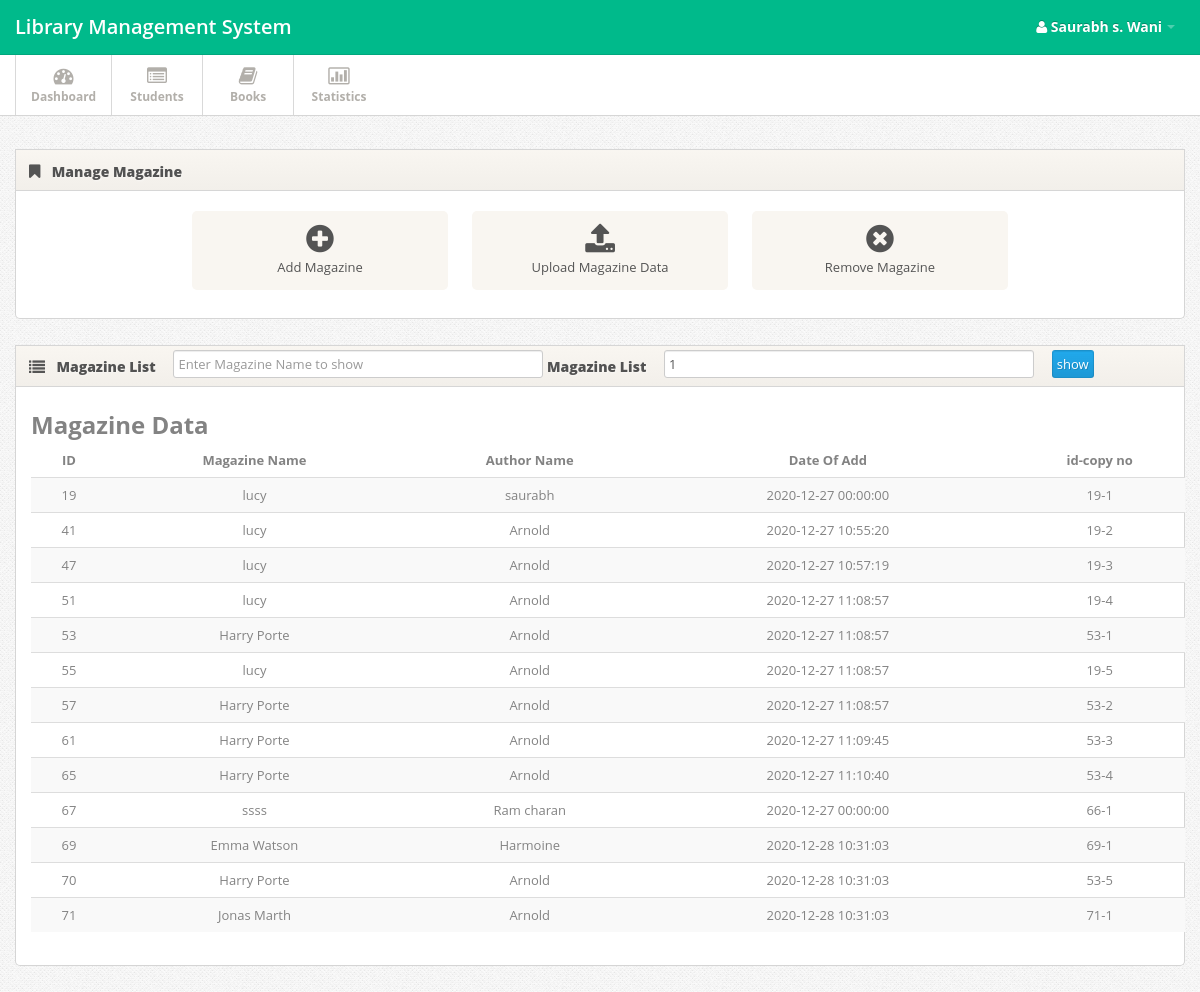
Page /magazine.php (signed in) on the committed database.
### tables this page shows
CREATE TABLE `magazine` (
  `id` int(11) NOT NULL,
  `name` varchar(11) NOT NULL,
  `author` varchar(11) NOT NULL,
  `copyid` varchar(11) NOT NULL,
  `dateadd` datetime NOT NULL DEFAULT current_timestamp(),
  `addedby` varchar(1000) NOT NULL
);

### fun.php (called while the page is built, shortened)
<?php
function select($var,$col,$condtn)
{
	$query="SELECT $var FROM $col $condtn";
	$sql=mysqli_query($GLOBALS['connection'],$query);
	return $sql;
}
?>

### magazine.php (the view, shortened to what this page needs)
<?php
include('header.php');
?>
<div class="span12">
  <div class="widget">
    <div class="widget-header"> <i class="icon-bookmark"></i>
      <h3>Manage Magazine</h3>
    </div>
    <div class="widget-content">
      <div class="shortcuts">
        <a href="#myModal" role="button" data-toggle="modal" class="shortcut"><i class="shortcut-icon icon-plus-sign"></i><span class="shortcut-label">Add Magazine</span> </a>
        <a href="#myModal3" role="button" data-toggle="modal" class="shortcut"><i class="shortcut-icon icon-upload-alt"></i><span class="shortcut-label">Upload Magazine Data</span> </a>
        <a href="#myModal2" role="button" data-toggle="modal" class="shortcut"><i class="shortcut-icon icon-remove-sign"></i> <span class="shortcut-label">Remove Magazine</span> </a>
      </div>
    </div>
  </div>
  <div class="widget">
    <div class="widget-header"><i class='icon-list'></i>
      <h3>
        <?php
        $result=select("*","magazine","WHERE 1");
        $row=mysqli_num_rows($result);
        if($row!=0){ ?>
          <form  action="Magazine.php" method="GET" >
            Magazine List
            &emsp;<input class="span4 m-wrap" type="text" name="mgn" placeholder="Enter Magazine Name to show">
            Magazine List
            &emsp;<input class="span4 m-wrap" type="number" name="cnt" autocomplete="off" placeholder="Enter records number to show" value="1">
            &emsp;<input type="submit" class="btn-primary" value="show">
          </form>
        <?php } ?>
      </h3>
    </div>
    <div class="widget-content">
      <div class="container">
        <h2>Magazine Data</h2>
        <table class="table table-striped">
          <thead>
            <tr>
              <th><center>ID</center></th>
              <th><center>Magazine Name</center></th>
              <th><center>Author Name</center></th>
              <th><center>Date Of Add</center></th>
              <th><center>id-copy no</center></th>
            </tr>
          </thead>
          <tbody>
            <?php
            function res(){$cnt=25;
                $result=select("*","magazine","ORDER BY id  LIMIT $cnt ");}
            if(isset($_GET['cnt']) && isset($_GET['mgn']))
            {
              $mgn = trim($_GET['mgn']);
              $cnt = $_GET['cnt'];
              if($mgn == null)
              {
                res();
              }else
              {$result=select("*","magazine","WHERE name LIKE '%$mgn%' ORDER BY id ASC LIMIT $cnt ");}
            }
            else
            {
              res();
            }
            while($std=mysqli_fetch_assoc($result))
            {
              echo "<tr>
              <td><center> ".$std['id']."</center></td>
              <td><center> ".$std['name']."</center></td>
              <td><center> ".$std['author']."</center></td>
              <td><center> ".$std['dateadd']."</center></td>
              <td><center> ".$std['copyid']."</center></td>
              </tr>";
            }
            ?>
          </tbody>
        </table>
      </div>
    </div>
  </div>
</div>
<?php
include('footer.php');
?>

### header.php (shortened to what this page needs)
<?php include_once('security.php');include_once('fun.php');
securityforpage();?>
<!DOCTYPE html>
<html lang="en">
<head>
  <link href="css/bootstrap.min.css" rel="stylesheet">
  <link href="css/bootstrap-responsive.min.css" rel="stylesheet">
  <link href="css/font-awesome.css" rel="stylesheet">
  <link href="css/style.css" rel="stylesheet">
  <link href="css/pages/dashboard.css" rel="stylesheet">
<link href="css/pages/signin.css" rel="stylesheet" type="text/css">
  </head>
  <body>
    <div class="navbar navbar-fixed-top">
      <div class="navbar-inner">
        <div class="container"> <a class="brand" href="index.html">Library Management System</a>
          <div class="nav-collapse">
            <ul class="nav pull-right">
              <li class="dropdown"><a href="#" class="dropdown-toggle" data-toggle="dropdown"><?php echo "<b style='font-size: 14px;'><i class='icon-user'></i> ".$_SESSION['sn']."</b>";?> <b class="caret"></b></a>
              </li>
            </ul>
      </div>
    </div>
  </div>
</div>
<div class="subnavbar">
  <div class="subnavbar-inner">
    <div class="container">
      <ul class="mainnav">
        <li class=" <?php if($_GET['page']=='Dashboard'){ echo 'active';} ?>"><a href="index.php?page=Dashboard"><i class="icon-dashboard"></i><span>Dashboard</span> </a> </li>
        <li class="<?php if($_GET['page']=='IMPORT-EXPORT'){ echo 'active';} ?>"><a href="gt.php?page=IMPORT-EXPORT"><i class="icon-list-alt"></i><span>Students</span> </a> </li>
        <li class="<?php if($_GET['page']=='Books'){ echo 'active';} ?>"><a href="gt1.php?page=Books"><i class="icon-book"></i><span>Books</span> </a> </li>
        <?php if ($_SESSION['category']==0): ?>
        <li class="<?php if($_GET['page']=='Statistics'){ echo 'active';} ?>"><a href="gt2.php?page=Statistics"><i class="icon-bar-chart"></i><span>Statistics</span> </a> </li>
        <?php endif;?>
      </ul>
    </div>
  </div>
</div>
  <div class="main-inner">
    <div class="container">
      <div class="row">

### footer.php (shortened to what this page needs)
</div>
</div>
</div>
</body>
</html>

### css/style.css (style rules this page uses)
body { background: #f9f6f1; font: 13px/1.7em 'Open Sans'; }
input, button, select, textarea { font-family: 'Open Sans'; }
.table td { vertical-align: middle; }
.navbar .container { position: relative; }
.navbar-inner { padding: 7px 0; background: #00ba8b !important; -moz-border-radius: 0; -webkit-border-radius: 0; border-radius: 0; }
.navbar-fixed-top { position: static; }
.navbar .nav a { font-size: 11px; }
.navbar .nav>li>a { color:#fff !important; }
.navbar .brand { font-weight: 600; position: relative; top: 2px; }
.subnavbar { margin-bottom: 2.5em; }
.subnavbar-inner { height: 60px; background: #fff; border-bottom: 1px solid #d6d6d6; }
.subnavbar .container > ul { display: inline-block; height: 80px; padding: 0; margin: 0; }
.subnavbar .container > ul > li { float: left; min-width: 90px; height: 60px; padding: 0; margin: 0; text-align: center; list-style: none; border-left: 1px solid #d9d9d9; }
.subnavbar .container > ul > li > a { display: block; height: 100%; padding: 0 15px; font-size: 12px; font-weight: bold; color: #b2afaa; }
.subnavbar .container > ul > li > a > i { display: inline-block; width: 24px; height: 24px; margin-top: 11px; margin-bottom: -3px; font-size: 20px; }
.subnavbar .container > ul > li > a > span { display: block; }
.widget { position: relative; clear: both; width: auto; margin-bottom: 2em; overflow: hidden; }
.widget-header { position: relative; height: 40px; line-height: 40px; background: #f9f6f1; background:-moz-linear-gradient(top, #f9f6f1 0%, #f2efea 100%); background:-webkit-gradient(linear, left top, left bottom, color-stop(0%,#f9f6f1), color-stop(100%,#f2efea)); background:-webkit-linear-gradient(top, #f9f6f1 0%,#f2efea 100%); background:-o-linear-gradient(top, #f9f6f1 0%,#f2efea 100%); background:-ms-linear-gradient(top, #f9f6f1 0%,#f2efea 100%); background:linear-gradient(top, #f9f6f1 0%,#f2efea 100%); filter: progid:DXImageTransform.Microsoft.gradient(startColorstr='#f9f6f1', endColorstr='#f2efea'); -ms-filter: "progid:DXImageTransform.Microsoft.gradient(startColorstr='#f9f6f1', endColorstr='#f2efea')"; border: 1px solid #d6d6d6; -webkit-background-clip: padding-box; }
.widget-header h3 { position: relative; top: 2px; left: 10px; display: inline-block; margin-right: 3em; font-size: 14px; font-weight: 800; color: #525252; line-height: 18px; text-shadow: 1px 1px 2px rgba(255,255,255,.5); }
.widget-header [class^="icon-"], .widget-header [class*=" icon-"] { display: inline-block; margin-left: 13px; margin-right: -2px; font-size: 16px; color: #555; vertical-align: middle; }
.widget-content { padding: 20px 15px 15px; background: #FFF; border: 1px solid #D5D5D5; -moz-border-radius: 5px; -webkit-border-radius: 5px; border-radius: 5px; }
.widget-header+.widget-content { border-top: none; -webkit-border-top-left-radius: 0; -webkit-border-top-right-radius: 0; -moz-border-radius-topleft: 0; -moz-border-radius-topright: 0; border-top-left-radius: 0; border-top-right-radius: 0; }
.widget-content:before, .widget-content:after { content:""; display:table; }
.widget-content:after { clear:both; }
.widget-content { zoom:1; }

### css/pages/dashboard.css (style rules this page uses)
.shortcuts { text-align: center; }
.shortcuts .shortcut { width: 22.50%; display: inline-block; padding: 12px 0; margin: 0 .9% 1em; vertical-align: top; text-decoration: none; background: #f9f6f1; border-radius: 5px; }
.shortcuts .shortcut .shortcut-icon { margin-top: .25em; margin-bottom: .25em; font-size: 32px; color: #545454; }
.shortcuts .shortcut-label { display: block; font-weight: 400; color: #545454; }

### css/pages/signin.css (style rules this page uses)
body { background: url(../../images/body-bg.png); color:#838383; font: 13px/1.7em 'Open Sans'; }

### rows in the picture
magazine: id "19", name "lucy", author "saurabh", dateadd "2020-12-27 00:00:00", copyid "19-1"
magazine: id "41", name "lucy", author "Arnold", dateadd "2020-12-27 10:55:20", copyid "19-2"
magazine: id "47", name "lucy", author "Arnold", dateadd "2020-12-27 10:57:19", copyid "19-3"
magazine: id "51", name "lucy", author "Arnold", dateadd "2020-12-27 11:08:57", copyid "19-4"
magazine: id "53", name "Harry Porte", author "Arnold", dateadd "2020-12-27 11:08:57", copyid "53-1"
magazine: id "55", name "lucy", author "Arnold", dateadd "2020-12-27 11:08:57", copyid "19-5"
magazine: id "57", name "Harry Porte", author "Arnold", dateadd "2020-12-27 11:08:57", copyid "53-2"
magazine: id "61", name "Harry Porte", author "Arnold", dateadd "2020-12-27 11:09:45", copyid "53-3"
magazine: id "65", name "Harry Porte", author "Arnold", dateadd "2020-12-27 11:10:40", copyid "53-4"
magazine: id "67", name "ssss", author "Ram charan", dateadd "2020-12-27 00:00:00", copyid "66-1"
magazine: id "69", name "Emma Watson", author "Harmoine", dateadd "2020-12-28 10:31:03", copyid "69-1"
magazine: id "70", name "Harry Porte", author "Arnold", dateadd "2020-12-28 10:31:03", copyid "53-5"
magazine: id "71", name "Jonas Marth", author "Arnold", dateadd "2020-12-28 10:31:03", copyid "71-1"

### other values in the picture
$_SESSION['sn'] "Saurabh s. Wani"
